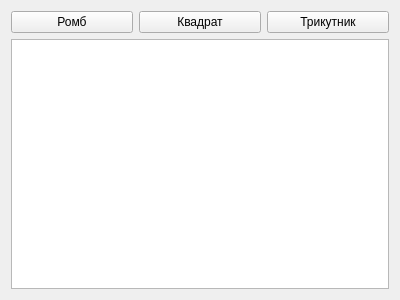
<?xml version="1.0" encoding="UTF-8"?>
<ui version="4.0">
 <class>MainWindow</class>
 <widget class="QMainWindow" name="MainWindow">
  <property name="geometry">
   <rect>
    <x>0</x>
    <y>0</y>
    <width>400</width>
    <height>300</height>
   </rect>
  </property>
  <property name="windowTitle">
   <string>MainWindow</string>
  </property>
  <widget class="QWidget" name="centralWidget">
   <layout class="QGridLayout" name="gridLayout">
    <item row="0" column="0">
     <widget class="QPushButton" name="pushButton">
      <property name="text">
       <string>Ромб</string>
      </property>
      <property name="FigureType" stdset="0">
       <number>0</number>
      </property>
     </widget>
    </item>
    <item row="0" column="1">
     <widget class="QPushButton" name="pushButton_2">
      <property name="text">
       <string>Квадрат</string>
      </property>
      <property name="FigureType" stdset="0">
       <number>1</number>
      </property>
     </widget>
    </item>
    <item row="0" column="2">
     <widget class="QPushButton" name="pushButton_3">
      <property name="text">
       <string>Трикутник</string>
      </property>
      <property name="FigureType" stdset="0">
       <number>2</number>
      </property>
     </widget>
    </item>
    <item row="1" column="0" colspan="3">
     <widget class="QGraphicsView" name="graphicsView"/>
    </item>
   </layout>
  </widget>
  <widget class="QMenuBar" name="menuBar">
   <property name="geometry">
    <rect>
     <x>0</x>
     <y>0</y>
     <width>400</width>
     <height>22</height>
    </rect>
   </property>
  </widget>
 </widget>
 <layoutdefault spacing="6" margin="11"/>
 <resources/>
 <connections/>
</ui>
